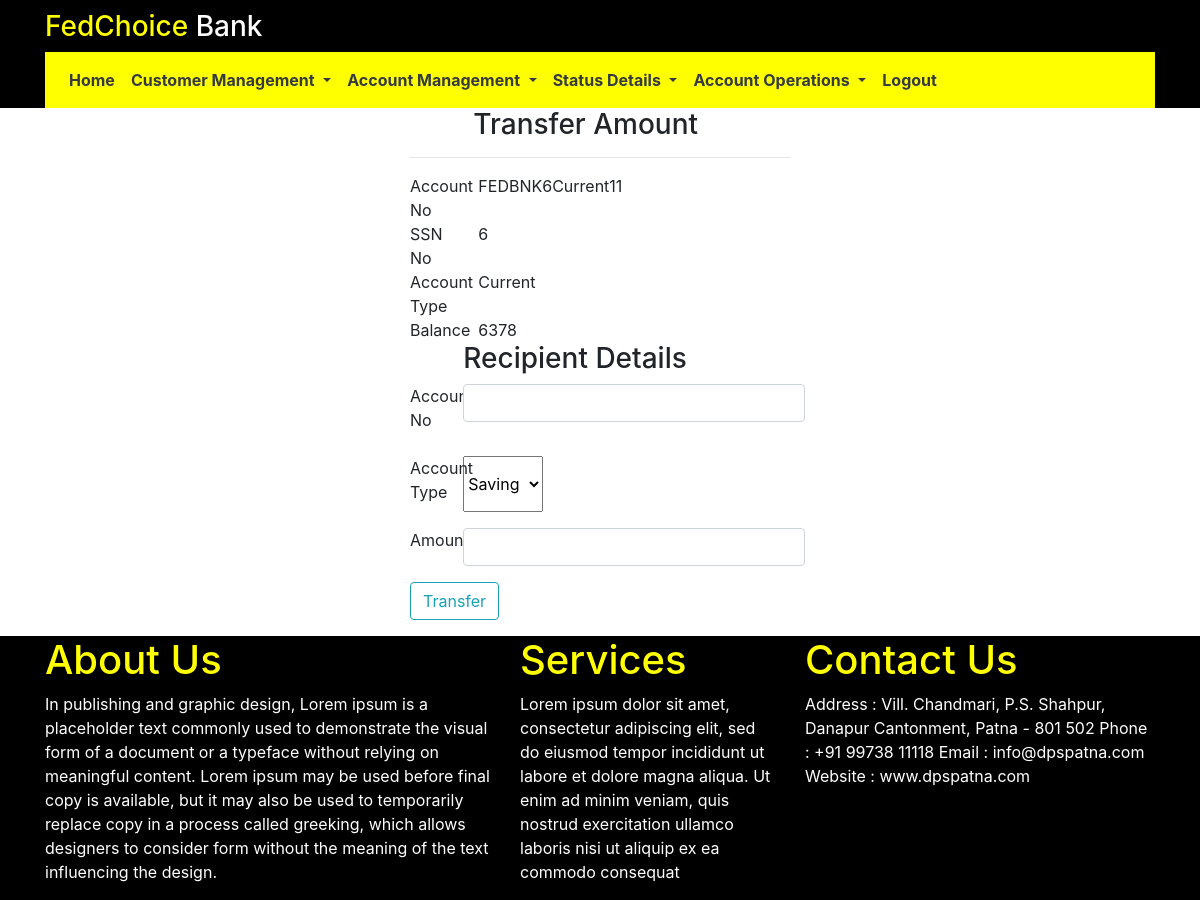
The app's page /finish_transfer?account_no=FEDBNK6Current11 (signed in) with its own data.
### RetailBank/models.py (models this page shows, shortened)
class Account(db.Model):
	account_no = db.Column(db.String(22),primary_key=True)
	ssd_id = db.Column(db.Integer,ForeignKey('customer.ssd_id'))
	account_type = db.Column(db.String(10),nullable=False)
	deposit_amount = db.Column(db.Integer,nullable=False)

### RetailBank/routes.py (the view, shortened to what this page needs)
@app.route('/finish_transfer',methods=['GET','POST'])
@login_required
def finish_transfer():
	account_no = request.args.get('account_no')
	acc = Account.query.filter_by(account_no=account_no).first()
	ssn_no = acc.ssd_id
	account_type = acc.account_type
	balance = acc.deposit_amount
	account_type = acc.account_type
	return render_template('transfer_money.html',account_no=account_no,ssn_no=ssn_no,account_type=account_type,balance=balance)

### RetailBank/models.py (called while the page is built)
@login_manager.user_loader
def load_user(user_id):
    return userstore.query.get(int(user_id))

### RetailBank/templates/transfer_money.html (shortened to what this page needs)
{% extends 'base.html'%}
{% block content %}
<div class="row">
    <div class="col-md-4"></div>
    <div class="col-md-4">
        <h3 class="offset-2">Transfer Amount</h3>
        <hr>
        <div class="row">
            <div class="col-md-2">
                Account No
            </div>
            <div class="col-md-10">
                {{account_no}}
            </div>
        </div>
        <div class="row">
            <div class="col-md-2">
                SSN No
            </div>
            <div class="col-md-10">
                {{ssn_no}}
            </div>
        </div>
        <div class="row">
            <div class="col-md-2">
                Account Type
            </div>
            <div class="col-md-10">
                {{account_type}}
            </div>
        </div>
        <div class="row">
            <div class="col-md-2">
                Balance
            </div>
            <div class="col-md-10">
                {{balance}}
            </div>
        </div>
        <div class="row">
            <h3 class="offset-2">
                Recipient Details
            </h3>
        </div>
        <form action="" method="POST">
            <div class="form-group row">
                <label for="account_no" class="col-md-2">Account No</label>
                <input type="text" name="account_no" class="col-md-10 form-control">
            </div>
            <div class="form-group row">
                <label for="account_type" class="col-md-2">Account Type</label>
                <select name="account_type" id="">
                    <option value="Saving">Saving</option>
                </select>
            </div>
            <div class="form-group row">
                <label for="deposit_amount" class="col-md-2">Amount</label>
                <input type="text" name="deposit_amount" class="col-md-10 form-control">
            </div>
            <div class="form-group">
                <input type="submit" class="btn btn-outline-info" value="Transfer">
            </div>
        </form>
    </div>
    <div class="col-md-4"></div>
</div>
{% endblock %}

### records on screen
Account: account_no "FEDBNK6Current11", account_type "Current", deposit_amount "6378"

### other values on screen
{{ ssn_no }} "6"
